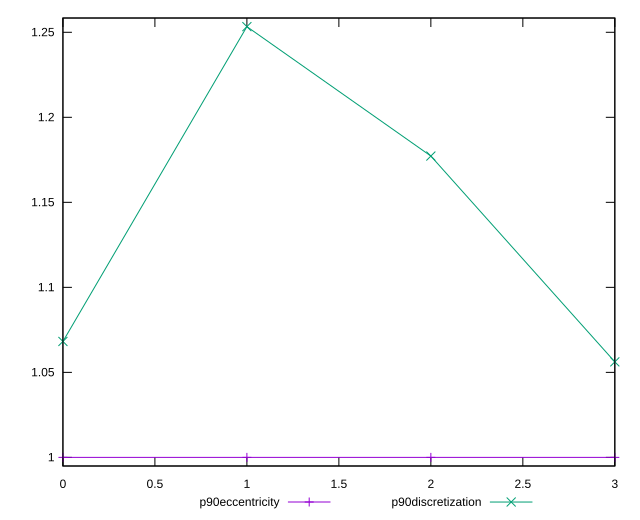

Generate this figure with gnuplot:
reset

$p90Eccentricity <<EOF
0 0.9999999999999999
1 0.9999999999999994
2 0.9999999999999992
3 1.0000000000000007
EOF

$p90Discretization <<EOF
0 1.0681818181818181
1 1.2533333333333334
2 1.1772151898734178
3 1.0561797752808988
EOF

set key outside below
set xrange [0:3]
set yrange [0.9949333333333326:1.2584000000000002]
set trange [0.9949333333333326:1.2584000000000002]
set terminal svg size 640, 520 enhanced background rgb 'white'
set output "reports/report_00027_2021-02-24T12-40-31.850Z/max-potential-fid/progression/eccentricity.svg"

plot $p90Eccentricity title "p90eccentricity" with linespoints, \
     $p90Discretization title "p90discretization" with linespoints

reset
